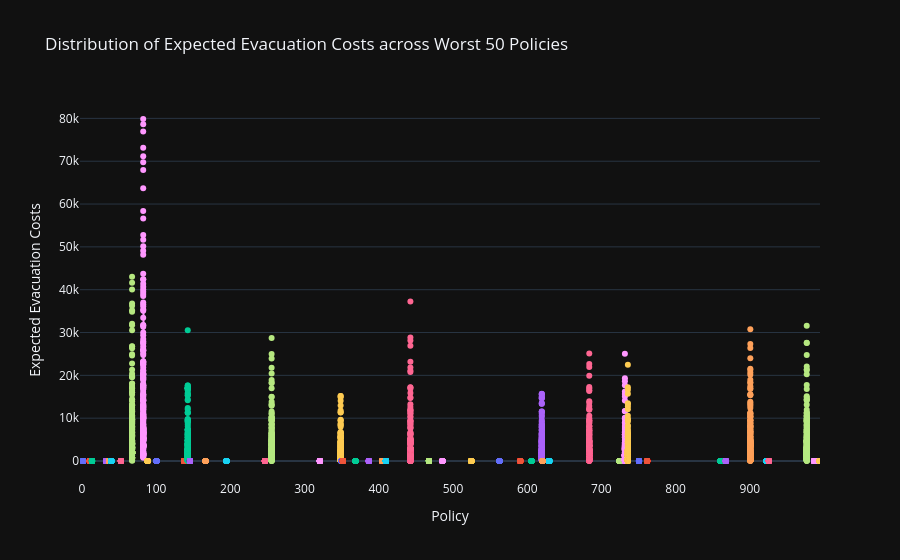

The code cell stored with this chart in its notebook:
### Code cell
# Step 1: Identify deaths column, policy column, and policy levers
deaths_col = "A.5_Expected Number of Deaths"
policy_col = "policy"
policy_levers = [col for col in experiments_df.columns if 'DikeIncrease' in col or 'RfR' in col or 'EWS' in col]

# Step 2: Compute mean deaths per policy
policy_summary = combined_df.groupby(policy_col).agg(
    mean_deaths=(deaths_col, 'mean'),
    **{lever: (lever, 'first') for lever in policy_levers}
).reset_index()

# Step 3: Get top 50 policies
bad_policies = policy_summary.nlargest(50, 'mean_deaths')

# Step 4: Create unique identifier for each policy (optional)
bad_policies['policy_id'] = bad_policies[policy_levers].astype(str).agg('-'.join, axis=1)

# Step 5: Filter combined_df for rows with top policies
filtered_combined_df = combined_df[combined_df[policy_col].isin(bad_policies[policy_col])]

# Step 6: Plot distributions of other metrics
metrics = ['Expected Evacuation Costs', 'RfR Total Costs', 'A.5_Expected Number of Deaths']

for metric in metrics:
    fig = px.box(
        filtered_combined_df,
        x=policy_col,
        y=metric,
        color=policy_col,
        title=f"Distribution of {metric} across Worst 50 Policies",
        points="all"  # Show all points as jitter
    )
    fig.update_layout(
        xaxis_title="Policy",
        yaxis_title=metric,
        showlegend=False
    )
    fig.show()

### Figure 1 — Plotly figure (JSON) as saved in the notebook; plotly's stock layout.template omitted (floating-point values rounded to 4 significant figures; data arrays with more than 128 entries replaced by an {"elided": "..."} marker saying what was removed)
{"data": [{"alignmentgroup": "True", "boxpoints": "all", "hovertemplate": "policy=%{x}<br>Expected Evacuation Costs=%{y}<extra></extra>", "legendgroup": "2", "marker": {"color": "#636efa"}, "name": "2", "notched": false, "offsetgroup": "2", "orientation": "v", "showlegend": true, "x": {"elided": "300 int values"}, "x0": " ", "xaxis": "x", "y": {"elided": "300 float values"}, "y0": " ", "yaxis": "y", "type": "box"}, {"alignmentgroup": "True", "boxpoints": "all", "hovertemplate": "policy=%{x}<br>Expected Evacuation Costs=%{y}<extra></extra>", "legendgroup": "11", "marker": {"color": "#EF553B"}, "name": "11", "notched": false, "offsetgroup": "11", "orientation": "v", "showlegend": true, "x": {"elided": "300 int values"}, "x0": " ", "xaxis": "x", "y": {"elided": "300 float values"}, "y0": " ", "yaxis": "y", "type": "box"}, {"alignmentgroup": "True", "boxpoints": "all", "hovertemplate": "policy=%{x}<br>Expected Evacuation Costs=%{y}<extra></extra>", "legendgroup": "14", "marker": {"color": "#00cc96"}, "name": "14", "notched": false, "offsetgroup": "14", "orientation": "v", "showlegend": true, "x": {"elided": "300 int values"}, "x0": " ", "xaxis": "x", "y": {"elided": "300 float values"}, "y0": " ", "yaxis": "y", "type": "box"}, {"alignmentgroup": "True", "boxpoints": "all", "hovertemplate": "policy=%{x}<br>Expected Evacuation Costs=%{y}<extra></extra>", "legendgroup": "33", "marker": {"color": "#ab63fa"}, "name": "33", "notched": false, "offsetgroup": "33", "orientation": "v", "showlegend": true, "x": {"elided": "300 int values"}, "x0": " ", "xaxis": "x", "y": {"elided": "300 float values"}, "y0": " ", "yaxis": "y", "type": "box"}, {"alignmentgroup": "True", "boxpoints": "all", "hovertemplate": "policy=%{x}<br>Expected Evacuation Costs=%{y}<extra></extra>", "legendgroup": "37", "marker": {"color": "#FFA15A"}, "name": "37", "notched": false, "offsetgroup": "37", "orientation": "v", "showlegend": true, "x": {"elided": "300 int values"}, "x0": " ", "xaxis": "x", "y": {"elided": "300 float values"}, "y0": " ", "yaxis": "y", "type": "box"}, {"alignmentgroup": "True", "boxpoints": "all", "hovertemplate": "policy=%{x}<br>Expected Evacuation Costs=%{y}<extra></extra>", "legendgroup": "40", "marker": {"color": "#19d3f3"}, "name": "40", "notched": false, "offsetgroup": "40", "orientation": "v", "showlegend": true, "x": {"elided": "300 int values"}, "x0": " ", "xaxis": "x", "y": {"elided": "300 float values"}, "y0": " ", "yaxis": "y", "type": "box"}, {"alignmentgroup": "True", "boxpoints": "all", "hovertemplate": "policy=%{x}<br>Expected Evacuation Costs=%{y}<extra></extra>", "legendgroup": "53", "marker": {"color": "#FF6692"}, "name": "53", "notched": false, "offsetgroup": "53", "orientation": "v", "showlegend": true, "x": {"elided": "300 int values"}, "x0": " ", "xaxis": "x", "y": {"elided": "300 float values"}, "y0": " ", "yaxis": "y", "type": "box"}, {"alignmentgroup": "True", "boxpoints": "all", "hovertemplate": "policy=%{x}<br>Expected Evacuation Costs=%{y}<extra></extra>", "legendgroup": "68", "marker": {"color": "#B6E880"}, "name": "68", "notched": false, "offsetgroup": "68", "orientation": "v", "showlegend": true, "x": {"elided": "300 int values"}, "x0": " ", "xaxis": "x", "y": {"elided": "300 float values"}, "y0": " ", "yaxis": "y", "type": "box"}, {"alignmentgroup": "True", "boxpoints": "all", "hovertemplate": "policy=%{x}<br>Expected Evacuation Costs=%{y}<extra></extra>", "legendgroup": "83", "marker": {"color": "#FF97FF"}, "name": "83", "notched": false, "offsetgroup": "83", "orientation": "v", "showlegend": true, "x": {"elided": "300 int values"}, "x0": " ", "xaxis": "x", "y": {"elided": "300 float values"}, "y0": " ", "yaxis": "y", "type": "box"}, {"alignmentgroup": "True", "boxpoints": "all", "hovertemplate": "policy=%{x}<br>Expected Evacuation Costs=%{y}<extra></extra>", "legendgroup": "89", "marker": {"color": "#FECB52"}, "name": "89", "notched": false, "offsetgroup": "89", "orientation": "v", "showlegend": true, "x": {"elided": "300 int values"}, "x0": " ", "xaxis": "x", "y": {"elided": "300 float values"}, "y0": " ", "yaxis": "y", "type": "box"}, {"alignmentgroup": "True", "boxpoints": "all", "hovertemplate": "policy=%{x}<br>Expected Evacuation Costs=%{y}<extra></extra>", "legendgroup": "101", "marker": {"color": "#636efa"}, "name": "101", "notched": false, "offsetgroup": "101", "orientation": "v", "showlegend": true, "x": {"elided": "300 int values"}, "x0": " ", "xaxis": "x", "y": {"elided": "300 float values"}, "y0": " ", "yaxis": "y", "type": "box"}, {"alignmentgroup": "True", "boxpoints": "all", "hovertemplate": "policy=%{x}<br>Expected Evacuation Costs=%{y}<extra></extra>", "legendgroup": "138", "marker": {"color": "#EF553B"}, "name": "138", "notched": false, "offsetgroup": "138", "orientation": "v", "showlegend": true, "x": {"elided": "300 int values"}, "x0": " ", "xaxis": "x", "y": {"elided": "300 float values"}, "y0": " ", "yaxis": "y", "type": "box"}, {"alignmentgroup": "True", "boxpoints": "all", "hovertemplate": "policy=%{x}<br>Expected Evacuation Costs=%{y}<extra></extra>", "legendgroup": "143", "marker": {"color": "#00cc96"}, "name": "143", "notched": false, "offsetgroup": "143", "orientation": "v", "showlegend": true, "x": {"elided": "300 int values"}, "x0": " ", "xaxis": "x", "y": {"elided": "300 float values"}, "y0": " ", "yaxis": "y", "type": "box"}, {"alignmentgroup": "True", "boxpoints": "all", "hovertemplate": "policy=%{x}<br>Expected Evacuation Costs=%{y}<extra></extra>", "legendgroup": "146", "marker": {"color": "#ab63fa"}, "name": "146", "notched": false, "offsetgroup": "146", "orientation": "v", "showlegend": true, "x": {"elided": "300 int values"}, "x0": " ", "xaxis": "x", "y": {"elided": "300 float values"}, "y0": " ", "yaxis": "y", "type": "box"}, {"alignmentgroup": "True", "boxpoints": "all", "hovertemplate": "policy=%{x}<br>Expected Evacuation Costs=%{y}<extra></extra>", "legendgroup": "167", "marker": {"color": "#FFA15A"}, "name": "167", "notched": false, "offsetgroup": "167", "orientation": "v", "showlegend": true, "x": {"elided": "300 int values"}, "x0": " ", "xaxis": "x", "y": {"elided": "300 float values"}, "y0": " ", "yaxis": "y", "type": "box"}, {"alignmentgroup": "True", "boxpoints": "all", "hovertemplate": "policy=%{x}<br>Expected Evacuation Costs=%{y}<extra></extra>", "legendgroup": "195", "marker": {"color": "#19d3f3"}, "name": "195", "notched": false, "offsetgroup": "195", "orientation": "v", "showlegend": true, "x": {"elided": "300 int values"}, "x0": " ", "xaxis": "x", "y": {"elided": "300 float values"}, "y0": " ", "yaxis": "y", "type": "box"}, {"alignmentgroup": "True", "boxpoints": "all", "hovertemplate": "policy=%{x}<br>Expected Evacuation Costs=%{y}<extra></extra>", "legendgroup": "247", "marker": {"color": "#FF6692"}, "name": "247", "notched": false, "offsetgroup": "247", "orientation": "v", "showlegend": true, "x": {"elided": "300 int values"}, "x0": " ", "xaxis": "x", "y": {"elided": "300 float values"}, "y0": " ", "yaxis": "y", "type": "box"}, {"alignmentgroup": "True", "boxpoints": "all", "hovertemplate": "policy=%{x}<br>Expected Evacuation Costs=%{y}<extra></extra>", "legendgroup": "256", "marker": {"color": "#B6E880"}, "name": "256", "notched": false, "offsetgroup": "256", "orientation": "v", "showlegend": true, "x": {"elided": "300 int values"}, "x0": " ", "xaxis": "x", "y": {"elided": "300 float values"}, "y0": " ", "yaxis": "y", "type": "box"}, {"alignmentgroup": "True", "boxpoints": "all", "hovertemplate": "policy=%{x}<br>Expected Evacuation Costs=%{y}<extra></extra>", "legendgroup": "321", "marker": {"color": "#FF97FF"}, "name": "321", "notched": false, "offsetgroup": "321", "orientation": "v", "showlegend": true, "x": {"elided": "300 int values"}, "x0": " ", "xaxis": "x", "y": {"elided": "300 float values"}, "y0": " ", "yaxis": "y", "type": "box"}, {"alignmentgroup": "True", "boxpoints": "all", "hovertemplate": "policy=%{x}<br>Expected Evacuation Costs=%{y}<extra></extra>", "legendgroup": "349", "marker": {"color": "#FECB52"}, "name": "349", "notched": false, "offsetgroup": "349", "orientation": "v", "showlegend": true, "x": {"elided": "300 int values"}, "x0": " ", "xaxis": "x", "y": {"elided": "300 float values"}, "y0": " ", "yaxis": "y", "type": "box"}, {"alignmentgroup": "True", "boxpoints": "all", "hovertemplate": "policy=%{x}<br>Expected Evacuation Costs=%{y}<extra></extra>", "legendgroup": "350", "marker": {"color": "#636efa"}, "name": "350", "notched": false, "offsetgroup": "350", "orientation": "v", "showlegend": true, "x": {"elided": "300 int values"}, "x0": " ", "xaxis": "x", "y": {"elided": "300 float values"}, "y0": " ", "yaxis": "y", "type": "box"}, {"alignmentgroup": "True", "boxpoints": "all", "hovertemplate": "policy=%{x}<br>Expected Evacuation Costs=%{y}<extra></extra>", "legendgroup": "352", "marker": {"color": "#EF553B"}, "name": "352", "notched": false, "offsetgroup": "352", "orientation": "v", "showlegend": true, "x": {"elided": "300 int values"}, "x0": " ", "xaxis": "x", "y": {"elided": "300 float values"}, "y0": " ", "yaxis": "y", "type": "box"}, {"alignmentgroup": "True", "boxpoints": "all", "hovertemplate": "policy=%{x}<br>Expected Evacuation Costs=%{y}<extra></extra>", "legendgroup": "369", "marker": {"color": "#00cc96"}, "name": "369", "notched": false, "offsetgroup": "369", "orientation": "v", "showlegend": true, "x": {"elided": "300 int values"}, "x0": " ", "xaxis": "x", "y": {"elided": "300 float values"}, "y0": " ", "yaxis": "y", "type": "box"}, {"alignmentgroup": "True", "boxpoints": "all", "hovertemplate": "policy=%{x}<br>Expected Evacuation Costs=%{y}<extra></extra>", "legendgroup": "387", "marker": {"color": "#ab63fa"}, "name": "387", "notched": false, "offsetgroup": "387", "orientation": "v", "showlegend": true, "x": {"elided": "300 int values"}, "x0": " ", "xaxis": "x", "y": {"elided": "300 float values"}, "y0": " ", "yaxis": "y", "type": "box"}, {"alignmentgroup": "True", "boxpoints": "all", "hovertemplate": "policy=%{x}<br>Expected Evacuation Costs=%{y}<extra></extra>", "legendgroup": "405", "marker": {"color": "#FFA15A"}, "name": "405", "notched": false, "offsetgroup": "405", "orientation": "v", "showlegend": true, "x": {"elided": "300 int values"}, "x0": " ", "xaxis": "x", "y": {"elided": "300 float values"}, "y0": " ", "yaxis": "y", "type": "box"}, {"alignmentgroup": "True", "boxpoints": "all", "hovertemplate": "policy=%{x}<br>Expected Evacuation Costs=%{y}<extra></extra>", "legendgroup": "410", "marker": {"color": "#19d3f3"}, "name": "410", "notched": false, "offsetgroup": "410", "orientation": "v", "showlegend": true, "x": {"elided": "300 int values"}, "x0": " ", "xaxis": "x", "y": {"elided": "300 float values"}, "y0": " ", "yaxis": "y", "type": "box"}, {"alignmentgroup": "True", "boxpoints": "all", "hovertemplate": "policy=%{x}<br>Expected Evacuation Costs=%{y}<extra></extra>", "legendgroup": "443", "marker": {"color": "#FF6692"}, "name": "443", "notched": false, "offsetgroup": "443", "orientation": "v", "showlegend": true, "x": {"elided": "300 int values"}, "x0": " ", "xaxis": "x", "y": {"elided": "300 float values"}, "y0": " ", "yaxis": "y", "type": "box"}, {"alignmentgroup": "True", "boxpoints": "all", "hovertemplate": "policy=%{x}<br>Expected Evacuation Costs=%{y}<extra></extra>", "legendgroup": "468", "marker": {"color": "#B6E880"}, "name": "468", "notched": false, "offsetgroup": "468", "orientation": "v", "showlegend": true, "x": {"elided": "300 int values"}, "x0": " ", "xaxis": "x", "y": {"elided": "300 float values"}, "y0": " ", "yaxis": "y", "type": "box"}, {"alignmentgroup": "True", "boxpoints": "all", "hovertemplate": "policy=%{x}<br>Expected Evacuation Costs=%{y}<extra></extra>", "legendgroup": "486", "marker": {"color": "#FF97FF"}, "name": "486", "notched": false, "offsetgroup": "486", "orientation": "v", "showlegend": true, "x": {"elided": "300 int values"}, "x0": " ", "xaxis": "x", "y": {"elided": "300 float values"}, "y0": " ", "yaxis": "y", "type": "box"}, {"alignmentgroup": "True", "boxpoints": "all", "hovertemplate": "policy=%{x}<br>Expected Evacuation Costs=%{y}<extra></extra>", "legendgroup": "525", "marker": {"color": "#FECB52"}, "name": "525", "notched": false, "offsetgroup": "525", "orientation": "v", "showlegend": true, "x": {"elided": "300 int values"}, "x0": " ", "xaxis": "x", "y": {"elided": "300 float values"}, "y0": " ", "yaxis": "y", "type": "box"}, {"alignmentgroup": "True", "boxpoints": "all", "hovertemplate": "policy=%{x}<br>Expected Evacuation Costs=%{y}<extra></extra>", "legendgroup": "563", "marker": {"color": "#636efa"}, "name": "563", "notched": false, "offsetgroup": "563", "orientation": "v", "showlegend": true, "x": {"elided": "300 int values"}, "x0": " ", "xaxis": "x", "y": {"elided": "300 float values"}, "y0": " ", "yaxis": "y", "type": "box"}, {"alignmentgroup": "True", "boxpoints": "all", "hovertemplate": "policy=%{x}<br>Expected Evacuation Costs=%{y}<extra></extra>", "legendgroup": "591", "marker": {"color": "#EF553B"}, "name": "591", "notched": false, "offsetgroup": "591", "orientation": "v", "showlegend": true, "x": {"elided": "300 int values"}, "x0": " ", "xaxis": "x", "y": {"elided": "300 float values"}, "y0": " ", "yaxis": "y", "type": "box"}, {"alignmentgroup": "True", "boxpoints": "all", "hovertemplate": "policy=%{x}<br>Expected Evacuation Costs=%{y}<extra></extra>", "legendgroup": "606", "marker": {"color": "#00cc96"}, "name": "606", "notched": false, "offsetgroup": "606", "orientation": "v", "showlegend": true, "x": {"elided": "300 int values"}, "x0": " ", "xaxis": "x", "y": {"elided": "300 float values"}, "y0": " ", "yaxis": "y", "type": "box"}, {"alignmentgroup": "True", "boxpoints": "all", "hovertemplate": "policy=%{x}<br>Expected Evacuation Costs=%{y}<extra></extra>", "legendgroup": "620", "marker": {"color": "#ab63fa"}, "name": "620", "notched": false, "offsetgroup": "620", "orientation": "v", "showlegend": true, "x": {"elided": "300 int values"}, "x0": " ", "xaxis": "x", "y": {"elided": "300 float values"}, "y0": " ", "yaxis": "y", "type": "box"}, {"alignmentgroup": "True", "boxpoints": "all", "hovertemplate": "policy=%{x}<br>Expected Evacuation Costs=%{y}<extra></extra>", "legendgroup": "621", "marker": {"color": "#FFA15A"}, "name": "621", "notched": false, "offsetgroup": "621", "orientation": "v", "showlegend": true, "x": {"elided": "300 int values"}, "x0": " ", "xaxis": "x", "y": {"elided": "300 float values"}, "y0": " ", "yaxis": "y", "type": "box"}, {"alignmentgroup": "True", "boxpoints": "all", "hovertemplate": "policy=%{x}<br>Expected Evacuation Costs=%{y}<extra></extra>", "legendgroup": "630", "marker": {"color": "#19d3f3"}, "name": "630", "notched": false, "offsetgroup": "630", "orientation": "v", "showlegend": true, "x": {"elided": "300 int values"}, "x0": " ", "xaxis": "x", "y": {"elided": "300 float values"}, "y0": " ", "yaxis": "y", "type": "box"}, {"alignmentgroup": "True", "boxpoints": "all", "hovertemplate": "policy=%{x}<br>Expected Evacuation Costs=%{y}<extra></extra>", "legendgroup": "684", "marker": {"color": "#FF6692"}, "name": "684", "notched": false, "offsetgroup": "684", "orientation": "v", "showlegend": true, "x": {"elided": "300 int values"}, "x0": " ", "xaxis": "x", "y": {"elided": "300 float values"}, "y0": " ", "yaxis": "y", "type": "box"}, {"alignmentgroup": "True", "boxpoints": "all", "hovertemplate": "policy=%{x}<br>Expected Evacuation Costs=%{y}<extra></extra>", "legendgroup": "725", "marker": {"color": "#B6E880"}, "name": "725", "notched": false, "offsetgroup": "725", "orientation": "v", "showlegend": true, "x": {"elided": "300 int values"}, "x0": " ", "xaxis": "x", "y": {"elided": "300 float values"}, "y0": " ", "yaxis": "y", "type": "box"}, {"alignmentgroup": "True", "boxpoints": "all", "hovertemplate": "policy=%{x}<br>Expected Evacuation Costs=%{y}<extra></extra>", "legendgroup": "732", "marker": {"color": "#FF97FF"}, "name": "732", "notched": false, "offsetgroup": "732", "orientation": "v", "showlegend": true, "x": {"elided": "300 int values"}, "x0": " ", "xaxis": "x", "y": {"elided": "300 float values"}, "y0": " ", "yaxis": "y", "type": "box"}, {"alignmentgroup": "True", "boxpoints": "all", "hovertemplate": "policy=%{x}<br>Expected Evacuation Costs=%{y}<extra></extra>", "legendgroup": "736", "marker": {"color": "#FECB52"}, "name": "736", "notched": false, "offsetgroup": "736", "orientation": "v", "showlegend": true, "x": {"elided": "300 int values"}, "x0": " ", "xaxis": "x", "y": {"elided": "300 float values"}, "y0": " ", "yaxis": "y", "type": "box"}, {"alignmentgroup": "True", "boxpoints": "all", "hovertemplate": "policy=%{x}<br>Expected Evacuation Costs=%{y}<extra></extra>", "legendgroup": "751", "marker": {"color": "#636efa"}, "name": "751", "notched": false, "offsetgroup": "751", "orientation": "v", "showlegend": true, "x": {"elided": "300 int values"}, "x0": " ", "xaxis": "x", "y": {"elided": "300 float values"}, "y0": " ", "yaxis": "y", "type": "box"}, {"alignmentgroup": "True", "boxpoints": "all", "hovertemplate": "policy=%{x}<br>Expected Evacuation Costs=%{y}<extra></extra>", "legendgroup": "762", "marker": {"color": "#EF553B"}, "name": "762", "notched": false, "offsetgroup": "762", "orientation": "v", "showlegend": true, "x": {"elided": "300 int values"}, "x0": " ", "xaxis": "x", "y": {"elided": "300 float values"}, "y0": " ", "yaxis": "y", "type": "box"}, {"alignmentgroup": "True", "boxpoints": "all", "hovertemplate": "policy=%{x}<br>Expected Evacuation Costs=%{y}<extra></extra>", "legendgroup": "861", "marker": {"color": "#00cc96"}, "name": "861", "notched": false, "offsetgroup": "861", "orientation": "v", "showlegend": true, "x": {"elided": "300 int values"}, "x0": " ", "xaxis": "x", "y": {"elided": "300 float values"}, "y0": " ", "yaxis": "y", "type": "box"}, {"alignmentgroup": "True", "boxpoints": "all", "hovertemplate": "policy=%{x}<br>Expected Evacuation Costs=%{y}<extra></extra>", "legendgroup": "868", "marker": {"color": "#ab63fa"}, "name": "868", "notched": false, "offsetgroup": "868", "orientation": "v", "showlegend": true, "x": {"elided": "300 int values"}, "x0": " ", "xaxis": "x", "y": {"elided": "300 float values"}, "y0": " ", "yaxis": "y", "type": "box"}, {"alignmentgroup": "True", "boxpoints": "all", "hovertemplate": "policy=%{x}<br>Expected Evacuation Costs=%{y}<extra></extra>", "legendgroup": "901", "marker": {"color": "#FFA15A"}, "name": "901", "notched": false, "offsetgroup": "901", "orientation": "v", "showlegend": true, "x": {"elided": "300 int values"}, "x0": " ", "xaxis": "x", "y": {"elided": "300 float values"}, "y0": " ", "yaxis": "y", "type": "box"}, {"alignmentgroup": "True", "boxpoints": "all", "hovertemplate": "policy=%{x}<br>Expected Evacuation Costs=%{y}<extra></extra>", "legendgroup": "923", "marker": {"color": "#19d3f3"}, "name": "923", "notched": false, "offsetgroup": "923", "orientation": "v", "showlegend": true, "x": {"elided": "300 int values"}, "x0": " ", "xaxis": "x", "y": {"elided": "300 float values"}, "y0": " ", "yaxis": "y", "type": "box"}, {"alignmentgroup": "True", "boxpoints": "all", "hovertemplate": "policy=%{x}<br>Expected Evacuation Costs=%{y}<extra></extra>", "legendgroup": "926", "marker": {"color": "#FF6692"}, "name": "926", "notched": false, "offsetgroup": "926", "orientation": "v", "showlegend": true, "x": {"elided": "300 int values"}, "x0": " ", "xaxis": "x", "y": {"elided": "300 float values"}, "y0": " ", "yaxis": "y", "type": "box"}, {"alignmentgroup": "True", "boxpoints": "all", "hovertemplate": "policy=%{x}<br>Expected Evacuation Costs=%{y}<extra></extra>", "legendgroup": "977", "marker": {"color": "#B6E880"}, "name": "977", "notched": false, "offsetgroup": "977", "orientation": "v", "showlegend": true, "x": {"elided": "300 int values"}, "x0": " ", "xaxis": "x", "y": {"elided": "300 float values"}, "y0": " ", "yaxis": "y", "type": "box"}, {"alignmentgroup": "True", "boxpoints": "all", "hovertemplate": "policy=%{x}<br>Expected Evacuation Costs=%{y}<extra></extra>", "legendgroup": "987", "marker": {"color": "#FF97FF"}, "name": "987", "notched": false, "offsetgroup": "987", "orientation": "v", "showlegend": true, "x": {"elided": "300 int values"}, "x0": " ", "xaxis": "x", "y": {"elided": "300 float values"}, "y0": " ", "yaxis": "y", "type": "box"}, {"alignmentgroup": "True", "boxpoints": "all", "hovertemplate": "policy=%{x}<br>Expected Evacuation Costs=%{y}<extra></extra>", "legendgroup": "994", "marker": {"color": "#FECB52"}, "name": "994", "notched": false, "offsetgroup": "994", "orientation": "v", "showlegend": true, "x": {"elided": "300 int values"}, "x0": " ", "xaxis": "x", "y": {"elided": "300 float values"}, "y0": " ", "yaxis": "y", "type": "box"}], "layout": {"xaxis": {"anchor": "y", "domain": [0.0, 1.0], "title": {"text": "Policy"}, "categoryorder": "array", "categoryarray": [2, 11, 14, 33, 37, 40, 53, 68, 83, 89, 101, 138, 143, 146, 167, 195, 247, 256, 321, 349, 350, 352, 369, 387, 405, 410, 443, 468, 486, 525, 563, 591, 606, 620, 621, 630, 684, 725, 732, 736, 751, 762, 861, 868, 901, 923, 926, 977, 987, 994]}, "yaxis": {"anchor": "x", "domain": [0.0, 1.0], "title": {"text": "Expected Evacuation Costs"}}, "legend": {"title": {"text": "policy"}, "tracegroupgap": 0}, "title": {"text": "Distribution of Expected Evacuation Costs across Worst 50 Policies"}, "boxmode": "overlay", "showlegend": false}}
